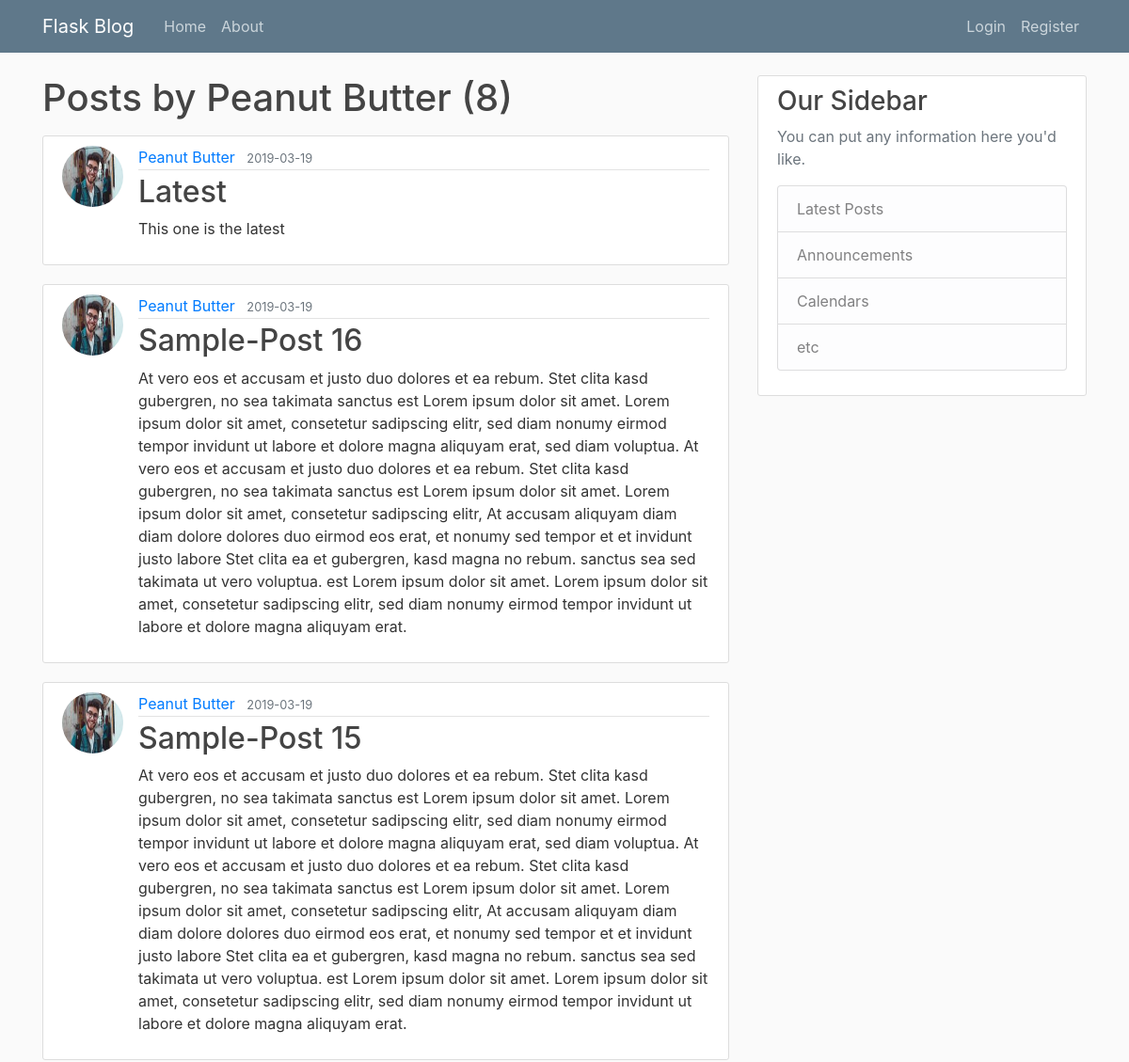
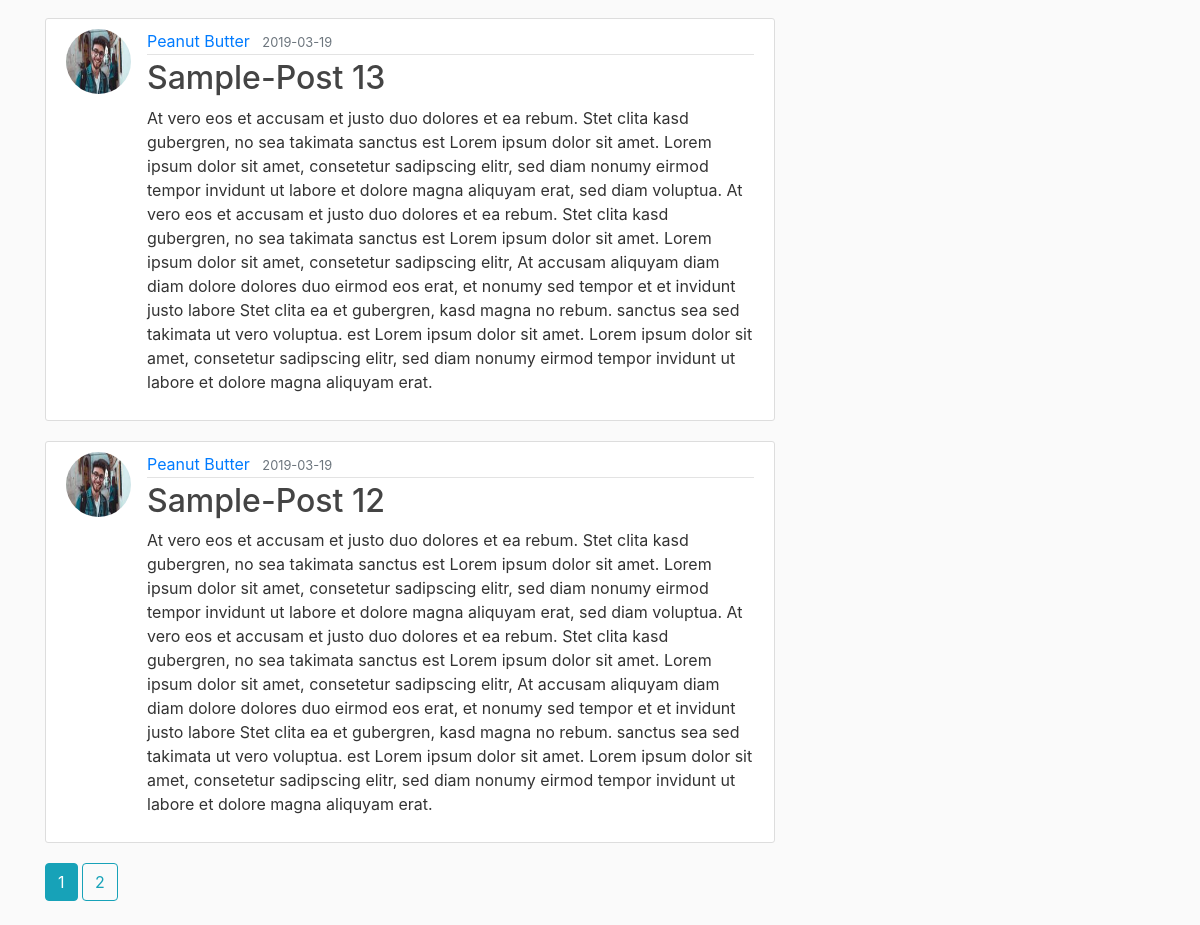
Page /user/Peanut Butter on the committed database (2 pictures, top to bottom).
### flaskblog/models.py (models this page shows, shortened)
class User(db.Model, UserMixin):
    id = db.Column(db.Integer, primary_key=True)
    username = db.Column(db.String(20), unique=True, nullable=False)
    email = db.Column(db.String(120), unique=True, nullable=False)
    image_file = db.Column(db.String(20), nullable=False, default='default.jpg')
    password = db.Column(db.String(60), nullable=False)
    posts = db.relationship('Post', backref='author', lazy=True)

class Post(db.Model):
    id = db.Column(db.Integer, primary_key=True)
    title = db.Column(db.String(100), nullable=False)
    date_posted = db.Column(db.DateTime, nullable=False, default=datetime.utcnow)
    content = db.Column(db.Text, nullable=False)
    user_id = db.Column(db.Integer, db.ForeignKey('user.id'), nullable=False)

### flaskblog/users/routes.py (the view)
@users.route("/user/<string:username>")
def user_posts(username):
    page = request.args.get('page', 1, type=int)
    user = User.query.filter_by(username=username).first_or_404()
    posts = Post.query.filter_by(author=user)\
        .order_by(Post.date_posted.desc())\
        .paginate(page=page, per_page=5)
    return render_template('user_posts.html', posts=posts, user=user)

### flaskblog/templates/user_posts.html
{% extends "layout.html" %}
{% block content %}
    <h1 class="mb-3">Posts by {{ user.username }} ({{ posts.total }})</h1>
    {% for post in posts.items %}
        <article class="media content-section">
          <img class="rounded-circle article-img" src="{{ url_for('static', filename='profile_pics/' + post.author.image_file) }}">
          <div class="media-body">
            <div class="article-metadata">
              <a class="mr-2" href="{{ url_for('users.user_posts', username=post.author.username) }}">{{ post.author.username }}</a>
              <small class="text-muted">{{ post.date_posted.strftime('%Y-%m-%d') }}</small>
            </div>
            <h2><a class="article-title" href="{{ url_for('posts.post', post_id=post.id) }}">{{ post.title }}</a></h2>
            <p class="article-content">{{ post.content }}</p>
          </div>
        </article>
    {% endfor %}
    {% for page_num in posts.iter_pages(left_edge=1, right_edge=1, left_current=1, right_current=2) %}
      {% if page_num %}
        {% if posts.page == page_num %}
          <a class="btn btn-info mb-4" href="{{ url_for('users.user_posts', username=user.username, page=page_num) }}">{{ page_num }}</a>
        {% else %}
          <a class="btn btn-outline-info mb-4" href="{{ url_for('users.user_posts', username=user.username, page=page_num) }}">{{ page_num }}</a>
        {% endif %}
      {% else %}
        ...
      {% endif %}
    {% endfor %}
{% endblock content %}

### flaskblog/static/main.css (style rules this page uses)
body { background: #fafafa; color: #333333; margin-top: 5rem; }
h1, h2, h3, h4, h5, h6 { color: #444444; }
.content-section { background: #ffffff; padding: 10px 20px; border: 1px solid #dddddd; border-radius: 3px; margin-bottom: 20px; }
.article-title { color: #444444; }
.article-content { white-space: pre-line; }
.article-img { height: 65px; width: 65px; margin-right: 16px; }
.article-metadata { padding-bottom: 1px; margin-bottom: 4px; border-bottom: 1px solid #e3e3e3; }

### rows in the picture
User: username "Peanut Butter"
Post: image_file (picture), author.username "Peanut Butter", date_posted "2019-03-19", title "Latest", content "This one is the latest"
Post: image_file (picture), author.username "Peanut Butter", date_posted "2019-03-19", title "Sample-Post 16", content "At vero eos et accusam et justo duo dolores et ea rebum. Stet clita kasd gubergren, no sea takimata sanctus est Lorem ipsum dolor sit amet. Lorem ipsum dolor sit amet, consetetur sadipscing elitr, sed diam nonumy eirmod tempor invidunt ut labore et dolore magna aliquyam erat, sed diam voluptua. At vero eos et accusam et justo duo dolores et ea rebum. Stet clita kasd gubergren, no sea takimata sanctus est Lorem ipsum dolor sit amet. Lorem ipsum dolor sit amet, consetetur sadipscing elitr, At accusam aliquyam diam diam dolore dolores duo eirmod eos erat, et nonumy sed tempor et et invidunt justo labore Stet clita ea et gubergren, kasd magna no rebum. sanctus sea sed takimata ut vero voluptua.…"
Post: image_file (picture), author.username "Peanut Butter", date_posted "2019-03-19", title "Sample-Post 15", content "At vero eos et accusam et justo duo dolores et ea rebum. Stet clita kasd gubergren, no sea takimata sanctus est Lorem ipsum dolor sit amet. Lorem ipsum dolor sit amet, consetetur sadipscing elitr, sed diam nonumy eirmod tempor invidunt ut labore et dolore magna aliquyam erat, sed diam voluptua. At vero eos et accusam et justo duo dolores et ea rebum. Stet clita kasd gubergren, no sea takimata sanctus est Lorem ipsum dolor sit amet. Lorem ipsum dolor sit amet, consetetur sadipscing elitr, At accusam aliquyam diam diam dolore dolores duo eirmod eos erat, et nonumy sed tempor et et invidunt justo labore Stet clita ea et gubergren, kasd magna no rebum. sanctus sea sed takimata ut vero voluptua.…"
Post: image_file (picture), author.username "Peanut Butter", date_posted "2019-03-19", title "Sample-Post 13", content "At vero eos et accusam et justo duo dolores et ea rebum. Stet clita kasd gubergren, no sea takimata sanctus est Lorem ipsum dolor sit amet. Lorem ipsum dolor sit amet, consetetur sadipscing elitr, sed diam nonumy eirmod tempor invidunt ut labore et dolore magna aliquyam erat, sed diam voluptua. At vero eos et accusam et justo duo dolores et ea rebum. Stet clita kasd gubergren, no sea takimata sanctus est Lorem ipsum dolor sit amet. Lorem ipsum dolor sit amet, consetetur sadipscing elitr, At accusam aliquyam diam diam dolore dolores duo eirmod eos erat, et nonumy sed tempor et et invidunt justo labore Stet clita ea et gubergren, kasd magna no rebum. sanctus sea sed takimata ut vero voluptua.…"
Post: image_file (picture), author.username "Peanut Butter", date_posted "2019-03-19", title "Sample-Post 12", content "At vero eos et accusam et justo duo dolores et ea rebum. Stet clita kasd gubergren, no sea takimata sanctus est Lorem ipsum dolor sit amet. Lorem ipsum dolor sit amet, consetetur sadipscing elitr, sed diam nonumy eirmod tempor invidunt ut labore et dolore magna aliquyam erat, sed diam voluptua. At vero eos et accusam et justo duo dolores et ea rebum. Stet clita kasd gubergren, no sea takimata sanctus est Lorem ipsum dolor sit amet. Lorem ipsum dolor sit amet, consetetur sadipscing elitr, At accusam aliquyam diam diam dolore dolores duo eirmod eos erat, et nonumy sed tempor et et invidunt justo labore Stet clita ea et gubergren, kasd magna no rebum. sanctus sea sed takimata ut vero voluptua.…"

### other values in the picture
{{ posts.total }} "8"
{{ page_num }} "1"
{{ page_num }} "2"
